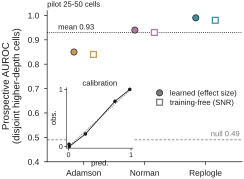

Here is the Python script that generated this plot:
"""Figure 6d: prospective pilot-to-full-depth validation (quantitative half).

Message: a pilot of 25-50 cells predicts which perturbations are rankable at
higher depth on DISJOINT cells. Two predictors (learned effect-size logistic,
training-free pilot-SNR threshold) both beat the label-permutation null (0.49),
and out-of-fold predicted probability tracks the observed rankable rate
(near-diagonal calibration inset).

Numbers are the adversarially-verified documented values:
  learned LODO AUROC (T=100): Adamson 0.85, Norman 0.94, Replogle 0.99 (mean 0.93)
  training-free pilot-SNR:     Adamson 0.84, Norman 0.93, Replogle 0.98
  null (label permutation):    0.49
  calibration bins:            T100['calibration'] (pooled, monotone, near-diagonal)
Per-dataset only; the pooled mechanistic 0.978 is base-rate-inflated and NOT shown.
"""
import os, sys
sys.path.insert(0, os.path.dirname(os.path.dirname(os.path.abspath(__file__))))
import nm_style as S
import fig6_data as D   # in the same fig6/ dir

import numpy as np

S.apply_rcparams()

# ---- data (documented, verified against README + T100 JSON) ---------------
DATASETS = ["Adamson", "Norman", "Replogle"]      # the three balanced datasets
LEARNED = {"Adamson": 0.85, "Norman": 0.94, "Replogle": 0.99}   # README headline
SNR = {"Adamson": 0.84, "Norman": 0.93, "Replogle": 0.98}       # training-free
MEAN_LEARNED = 0.93
NULL = 0.49

# cross-check learned values against the committed JSON (rounded), fail loud otherwise
_j = D.pilot_summary()["T100"]["learned_lodo_auroc"]
for ds in DATASETS:
    assert round(_j[ds][0], 2) == LEARNED[ds], (ds, _j[ds][0], LEARNED[ds])

# calibration: [lo, hi, observed_frac, n] -> midpoint vs observed
CALIB = D.pilot_summary()["T100"]["calibration"]
cx = np.array([(lo + hi) / 2.0 for lo, hi, _, _ in CALIB])
cy = np.array([obs for _, _, obs, _ in CALIB])

# ---- figure ---------------------------------------------------------------
fig, ax = S.panel(64, 50)

xpos = np.arange(len(DATASETS))
JIT = 0.16  # split the two predictors left/right within each dataset slot

# null baseline
ax.axhline(NULL, ls=(0, (3, 2)), lw=0.6, color=S.GREY, zorder=1)
ax.text(len(DATASETS) - 0.44, NULL + 0.008, "null 0.49", ha="right",
        va="bottom", fontsize=5.5, color=S.GREY)

# mean-of-learned guide
ax.axhline(MEAN_LEARNED, ls=(0, (1, 1.5)), lw=0.6, color=S.INK, zorder=1)
ax.text(-0.42, MEAN_LEARNED + 0.006, "mean 0.93", ha="left", va="bottom",
        fontsize=5.5, color=S.INK)

for i, ds in enumerate(DATASETS):
    c = D.DATASET_COLORS[ds]
    # learned effect-size predictor: filled circle
    ax.plot(i - JIT, LEARNED[ds], marker="o", ms=4.5, mfc=c, mec=S.INK,
            mew=0.5, ls="none", zorder=3)
    # training-free SNR predictor: open square
    ax.plot(i + JIT, SNR[ds], marker="s", ms=4.2, mfc="white", mec=c,
            mew=0.9, ls="none", zorder=3)

ax.set_xlim(-0.6, len(DATASETS) - 0.4)
ax.set_ylim(0.40, 1.02)
ax.set_xticks(xpos)
ax.set_xticklabels(DATASETS)
ax.set_yticks([0.4, 0.5, 0.6, 0.7, 0.8, 0.9, 1.0])
ax.set_ylabel("Prospective AUROC\n(disjoint higher-depth cells)")
S.despine(ax)
ax.tick_params(length=2.2)

# legend for the two predictors: draw as proxy handles (no black edge on frame)
h_learned = ax.plot([], [], marker="o", ms=4.5, mfc=S.GREY, mec=S.INK,
                    mew=0.5, ls="none")[0]
h_snr = ax.plot([], [], marker="s", ms=4.2, mfc="white", mec=S.GREY,
                mew=0.9, ls="none")[0]
leg = ax.legend([h_learned, h_snr],
                ["learned (effect size)", "training-free (SNR)"],
                loc="center right", bbox_to_anchor=(1.0, 0.42),
                handletextpad=0.35, borderpad=0.2,
                labelspacing=0.3, fontsize=5.5, frameon=False)

# panel note
ax.text(0.0, 1.015, "pilot 25-50 cells", transform=ax.transAxes,
        ha="left", va="bottom", fontsize=5.5, color=S.INK)

# ---- calibration inset ----------------------------------------------------
axi = ax.inset_axes([0.10, 0.09, 0.34, 0.40])
axi.plot([0, 1], [0, 1], ls=(0, (2, 1.5)), lw=0.5, color=S.GREY, zorder=1)
axi.plot(cx, cy, marker="o", ms=2.6, mfc=S.INK, mec=S.INK, mew=0.0,
         lw=0.6, color=S.INK, zorder=2)
axi.set_xlim(-0.03, 1.03)
axi.set_ylim(-0.03, 1.03)
axi.set_xticks([0, 1])
axi.set_yticks([0, 1])
axi.tick_params(length=1.6, pad=1.2, labelsize=5)
axi.set_xlabel("pred.", fontsize=5.5, labelpad=1.0)
axi.set_ylabel("obs.", fontsize=5.5, labelpad=1.0)
axi.set_title("calibration", fontsize=5.5, pad=1.5)
S.despine(axi)
for sp in ("left", "bottom"):
    axi.spines[sp].set_linewidth(0.4)

S.save(fig, os.path.join(os.path.dirname(os.path.abspath(__file__)), "fig6d_prospective"))
print("saved fig6d_prospective")
